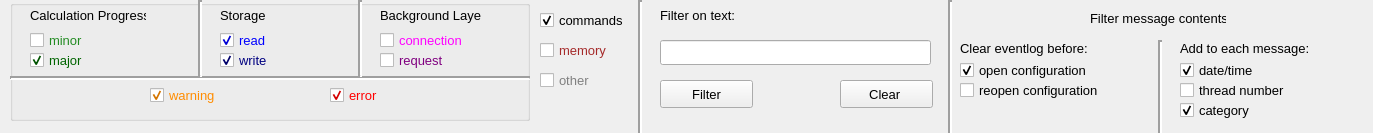
<?xml version="1.0" encoding="UTF-8"?>
<ui version="4.0">
 <class>DmsEventLogTypeSelection</class>
 <widget class="QWidget" name="DmsEventLogTypeSelection">
  <property name="geometry">
   <rect>
    <x>0</x>
    <y>0</y>
    <width>1373</width>
    <height>133</height>
   </rect>
  </property>
  <property name="windowTitle">
   <string>Eventlog type selection</string>
  </property>
  <widget class="QGroupBox" name="groupBox">
   <property name="geometry">
    <rect>
     <x>10</x>
     <y>0</y>
     <width>520</width>
     <height>121</height>
    </rect>
   </property>
   <property name="autoFillBackground">
    <bool>false</bool>
   </property>
   <property name="title">
    <string/>
   </property>
   <widget class="Line" name="line">
    <property name="geometry">
     <rect>
      <x>0</x>
      <y>70</y>
      <width>521</width>
      <height>16</height>
     </rect>
    </property>
    <property name="sizePolicy">
     <sizepolicy hsizetype="Minimum" vsizetype="Fixed">
      <horstretch>0</horstretch>
      <verstretch>0</verstretch>
     </sizepolicy>
    </property>
    <property name="frameShadow">
     <enum>QFrame::Sunken</enum>
    </property>
    <property name="lineWidth">
     <number>2</number>
    </property>
    <property name="orientation">
     <enum>Qt::Horizontal</enum>
    </property>
   </widget>
   <widget class="Line" name="line_2">
    <property name="geometry">
     <rect>
      <x>180</x>
      <y>0</y>
      <width>20</width>
      <height>77</height>
     </rect>
    </property>
    <property name="frameShadow">
     <enum>QFrame::Sunken</enum>
    </property>
    <property name="lineWidth">
     <number>2</number>
    </property>
    <property name="orientation">
     <enum>Qt::Vertical</enum>
    </property>
   </widget>
   <widget class="QLabel" name="lbl_calculation_progress">
    <property name="geometry">
     <rect>
      <x>20</x>
      <y>7</y>
      <width>116</width>
      <height>16</height>
     </rect>
    </property>
    <property name="font">
     <font>
      <family>MS Shell Dlg 2</family>
      <pointsize>10</pointsize>
     </font>
    </property>
    <property name="text">
     <string>Calculation Progress</string>
    </property>
   </widget>
   <widget class="QLabel" name="lbl_storage">
    <property name="geometry">
     <rect>
      <x>210</x>
      <y>7</y>
      <width>45</width>
      <height>16</height>
     </rect>
    </property>
    <property name="font">
     <font>
      <family>MS Shell Dlg 2</family>
      <pointsize>10</pointsize>
     </font>
    </property>
    <property name="text">
     <string>Storage</string>
    </property>
   </widget>
   <widget class="QLabel" name="lbl_background_layer">
    <property name="geometry">
     <rect>
      <x>370</x>
      <y>7</y>
      <width>101</width>
      <height>16</height>
     </rect>
    </property>
    <property name="font">
     <font>
      <family>MS Shell Dlg 2</family>
      <pointsize>10</pointsize>
     </font>
    </property>
    <property name="text">
     <string>Background Layer</string>
    </property>
   </widget>
   <widget class="Line" name="line_3">
    <property name="geometry">
     <rect>
      <x>340</x>
      <y>0</y>
      <width>20</width>
      <height>77</height>
     </rect>
    </property>
    <property name="frameShadow">
     <enum>QFrame::Sunken</enum>
    </property>
    <property name="lineWidth">
     <number>2</number>
    </property>
    <property name="orientation">
     <enum>Qt::Vertical</enum>
    </property>
   </widget>
   <widget class="QCheckBox" name="m_major_trace_filter">
    <property name="geometry">
     <rect>
      <x>20</x>
      <y>50</y>
      <width>57</width>
      <height>20</height>
     </rect>
    </property>
    <property name="font">
     <font>
      <pointsize>10</pointsize>
     </font>
    </property>
    <property name="styleSheet">
     <string notr="true">color: darkgreen;</string>
    </property>
    <property name="text">
     <string>major</string>
    </property>
    <property name="checked">
     <bool>true</bool>
    </property>
   </widget>
   <widget class="QCheckBox" name="m_minor_trace_filter">
    <property name="geometry">
     <rect>
      <x>20</x>
      <y>30</y>
      <width>56</width>
      <height>20</height>
     </rect>
    </property>
    <property name="font">
     <font>
      <pointsize>10</pointsize>
     </font>
    </property>
    <property name="styleSheet">
     <string notr="true">color: ForestGreen;</string>
    </property>
    <property name="text">
     <string>minor</string>
    </property>
    <property name="checked">
     <bool>false</bool>
    </property>
   </widget>
   <widget class="QCheckBox" name="m_warning_filter">
    <property name="geometry">
     <rect>
      <x>140</x>
      <y>85</y>
      <width>69</width>
      <height>20</height>
     </rect>
    </property>
    <property name="font">
     <font>
      <pointsize>10</pointsize>
     </font>
    </property>
    <property name="styleSheet">
     <string notr="true">color: darkorange;</string>
    </property>
    <property name="text">
     <string>warning</string>
    </property>
    <property name="checked">
     <bool>true</bool>
    </property>
   </widget>
   <widget class="QCheckBox" name="m_error_filter">
    <property name="geometry">
     <rect>
      <x>320</x>
      <y>85</y>
      <width>52</width>
      <height>20</height>
     </rect>
    </property>
    <property name="font">
     <font>
      <pointsize>10</pointsize>
     </font>
    </property>
    <property name="styleSheet">
     <string notr="true">color: red;</string>
    </property>
    <property name="text">
     <string>error</string>
    </property>
    <property name="checked">
     <bool>true</bool>
    </property>
   </widget>
   <widget class="QCheckBox" name="m_read_filter">
    <property name="geometry">
     <rect>
      <x>210</x>
      <y>30</y>
      <width>49</width>
      <height>20</height>
     </rect>
    </property>
    <property name="font">
     <font>
      <pointsize>10</pointsize>
     </font>
    </property>
    <property name="styleSheet">
     <string notr="true">color: blue;</string>
    </property>
    <property name="text">
     <string>read</string>
    </property>
    <property name="checked">
     <bool>true</bool>
    </property>
   </widget>
   <widget class="QCheckBox" name="m_write_filter">
    <property name="geometry">
     <rect>
      <x>210</x>
      <y>50</y>
      <width>52</width>
      <height>20</height>
     </rect>
    </property>
    <property name="font">
     <font>
      <pointsize>10</pointsize>
     </font>
    </property>
    <property name="styleSheet">
     <string notr="true">color: navy;</string>
    </property>
    <property name="text">
     <string>write</string>
    </property>
    <property name="checked">
     <bool>true</bool>
    </property>
   </widget>
   <widget class="QCheckBox" name="m_connection_filter">
    <property name="geometry">
     <rect>
      <x>370</x>
      <y>30</y>
      <width>84</width>
      <height>20</height>
     </rect>
    </property>
    <property name="font">
     <font>
      <pointsize>10</pointsize>
     </font>
    </property>
    <property name="styleSheet">
     <string notr="true">color: fuchsia;</string>
    </property>
    <property name="text">
     <string>connection</string>
    </property>
    <property name="checked">
     <bool>false</bool>
    </property>
   </widget>
   <widget class="QCheckBox" name="m_request_filter">
    <property name="geometry">
     <rect>
      <x>370</x>
      <y>50</y>
      <width>66</width>
      <height>20</height>
     </rect>
    </property>
    <property name="font">
     <font>
      <pointsize>10</pointsize>
     </font>
    </property>
    <property name="styleSheet">
     <string notr="true">color: purple;</string>
    </property>
    <property name="text">
     <string>request</string>
    </property>
    <property name="checked">
     <bool>false</bool>
    </property>
   </widget>
  </widget>
  <widget class="QCheckBox" name="m_category_filter_commands">
   <property name="geometry">
    <rect>
     <x>540</x>
     <y>10</y>
     <width>85</width>
     <height>20</height>
    </rect>
   </property>
   <property name="font">
    <font>
     <pointsize>10</pointsize>
    </font>
   </property>
   <property name="styleSheet">
    <string notr="true">color: black;</string>
   </property>
   <property name="text">
    <string>commands</string>
   </property>
   <property name="checked">
    <bool>true</bool>
   </property>
  </widget>
  <widget class="QCheckBox" name="m_category_filter_other">
   <property name="geometry">
    <rect>
     <x>540</x>
     <y>70</y>
     <width>53</width>
     <height>20</height>
    </rect>
   </property>
   <property name="font">
    <font>
     <pointsize>10</pointsize>
    </font>
   </property>
   <property name="styleSheet">
    <string notr="true">color: grey;</string>
   </property>
   <property name="text">
    <string>other</string>
   </property>
   <property name="checked">
    <bool>false</bool>
   </property>
  </widget>
  <widget class="QLineEdit" name="m_text_filter">
   <property name="geometry">
    <rect>
     <x>660</x>
     <y>40</y>
     <width>271</width>
     <height>25</height>
    </rect>
   </property>
  </widget>
  <widget class="Line" name="line_4">
   <property name="geometry">
    <rect>
     <x>630</x>
     <y>0</y>
     <width>20</width>
     <height>140</height>
    </rect>
   </property>
   <property name="frameShadow">
    <enum>QFrame::Sunken</enum>
   </property>
   <property name="lineWidth">
    <number>2</number>
   </property>
   <property name="orientation">
    <enum>Qt::Vertical</enum>
   </property>
  </widget>
  <widget class="QLabel" name="lbl_background_layer_2">
   <property name="geometry">
    <rect>
     <x>660</x>
     <y>7</y>
     <width>77</width>
     <height>16</height>
    </rect>
   </property>
   <property name="font">
    <font>
     <family>MS Shell Dlg 2</family>
     <pointsize>10</pointsize>
    </font>
   </property>
   <property name="text">
    <string>Filter on text:</string>
   </property>
  </widget>
  <widget class="QPushButton" name="m_activate_text_filter">
   <property name="geometry">
    <rect>
     <x>660</x>
     <y>80</y>
     <width>93</width>
     <height>28</height>
    </rect>
   </property>
   <property name="font">
    <font>
     <pointsize>10</pointsize>
    </font>
   </property>
   <property name="text">
    <string>Filter</string>
   </property>
  </widget>
  <widget class="QPushButton" name="m_clear_text_filter">
   <property name="geometry">
    <rect>
     <x>840</x>
     <y>80</y>
     <width>93</width>
     <height>28</height>
    </rect>
   </property>
   <property name="font">
    <font>
     <pointsize>10</pointsize>
    </font>
   </property>
   <property name="text">
    <string>Clear </string>
   </property>
  </widget>
  <widget class="QCheckBox" name="m_category_filter_memory">
   <property name="geometry">
    <rect>
     <x>540</x>
     <y>40</y>
     <width>70</width>
     <height>20</height>
    </rect>
   </property>
   <property name="font">
    <font>
     <pointsize>10</pointsize>
    </font>
   </property>
   <property name="styleSheet">
    <string notr="true">color: brown;</string>
   </property>
   <property name="text">
    <string>memory</string>
   </property>
   <property name="checked">
    <bool>false</bool>
   </property>
  </widget>
  <widget class="Line" name="line_5">
   <property name="geometry">
    <rect>
     <x>940</x>
     <y>0</y>
     <width>20</width>
     <height>140</height>
    </rect>
   </property>
   <property name="frameShadow">
    <enum>QFrame::Sunken</enum>
   </property>
   <property name="lineWidth">
    <number>2</number>
   </property>
   <property name="orientation">
    <enum>Qt::Vertical</enum>
   </property>
  </widget>
  <widget class="QCheckBox" name="m_thread">
   <property name="geometry">
    <rect>
     <x>1180</x>
     <y>80</y>
     <width>108</width>
     <height>20</height>
    </rect>
   </property>
   <property name="font">
    <font>
     <pointsize>10</pointsize>
    </font>
   </property>
   <property name="text">
    <string>thread number</string>
   </property>
   <property name="checked">
    <bool>false</bool>
   </property>
  </widget>
  <widget class="QCheckBox" name="m_opening_new_configuration">
   <property name="geometry">
    <rect>
     <x>960</x>
     <y>60</y>
     <width>129</width>
     <height>20</height>
    </rect>
   </property>
   <property name="sizePolicy">
    <sizepolicy hsizetype="Preferred" vsizetype="Preferred">
     <horstretch>0</horstretch>
     <verstretch>0</verstretch>
    </sizepolicy>
   </property>
   <property name="font">
    <font>
     <pointsize>10</pointsize>
    </font>
   </property>
   <property name="text">
    <string>open configuration</string>
   </property>
   <property name="checked">
    <bool>true</bool>
   </property>
  </widget>
  <widget class="QCheckBox" name="m_date_time">
   <property name="geometry">
    <rect>
     <x>1180</x>
     <y>60</y>
     <width>78</width>
     <height>20</height>
    </rect>
   </property>
   <property name="font">
    <font>
     <pointsize>10</pointsize>
    </font>
   </property>
   <property name="text">
    <string>date/time</string>
   </property>
   <property name="checked">
    <bool>true</bool>
   </property>
  </widget>
  <widget class="QLabel" name="lbl_clear_eventlogafter">
   <property name="geometry">
    <rect>
     <x>960</x>
     <y>40</y>
     <width>131</width>
     <height>16</height>
    </rect>
   </property>
   <property name="font">
    <font>
     <family>MS Shell Dlg 2</family>
     <pointsize>10</pointsize>
    </font>
   </property>
   <property name="text">
    <string>Clear eventlog before:</string>
   </property>
  </widget>
  <widget class="QLabel" name="lbl_add_to_each_trace">
   <property name="geometry">
    <rect>
     <x>1180</x>
     <y>40</y>
     <width>128</width>
     <height>16</height>
    </rect>
   </property>
   <property name="font">
    <font>
     <family>MS Shell Dlg 2</family>
     <pointsize>10</pointsize>
    </font>
   </property>
   <property name="text">
    <string>Add to each message:</string>
   </property>
  </widget>
  <widget class="QLabel" name="lbl_background_layer_3">
   <property name="geometry">
    <rect>
     <x>1090</x>
     <y>10</y>
     <width>136</width>
     <height>16</height>
    </rect>
   </property>
   <property name="font">
    <font>
     <family>MS Shell Dlg 2</family>
     <pointsize>10</pointsize>
    </font>
   </property>
   <property name="text">
    <string>Filter message contents</string>
   </property>
  </widget>
  <widget class="QCheckBox" name="m_reopening_current_configuration">
   <property name="geometry">
    <rect>
     <x>960</x>
     <y>80</y>
     <width>151</width>
     <height>20</height>
    </rect>
   </property>
   <property name="font">
    <font>
     <pointsize>10</pointsize>
    </font>
   </property>
   <property name="text">
    <string>reopen configuration</string>
   </property>
   <property name="checked">
    <bool>false</bool>
   </property>
  </widget>
  <widget class="QCheckBox" name="m_category">
   <property name="geometry">
    <rect>
     <x>1180</x>
     <y>100</y>
     <width>72</width>
     <height>20</height>
    </rect>
   </property>
   <property name="font">
    <font>
     <pointsize>10</pointsize>
    </font>
   </property>
   <property name="text">
    <string>category</string>
   </property>
   <property name="checked">
    <bool>true</bool>
   </property>
  </widget>
  <widget class="Line" name="line_6">
   <property name="geometry">
    <rect>
     <x>1150</x>
     <y>40</y>
     <width>20</width>
     <height>100</height>
    </rect>
   </property>
   <property name="frameShadow">
    <enum>QFrame::Sunken</enum>
   </property>
   <property name="lineWidth">
    <number>2</number>
   </property>
   <property name="orientation">
    <enum>Qt::Vertical</enum>
   </property>
  </widget>
 </widget>
 <resources/>
 <connections/>
</ui>
